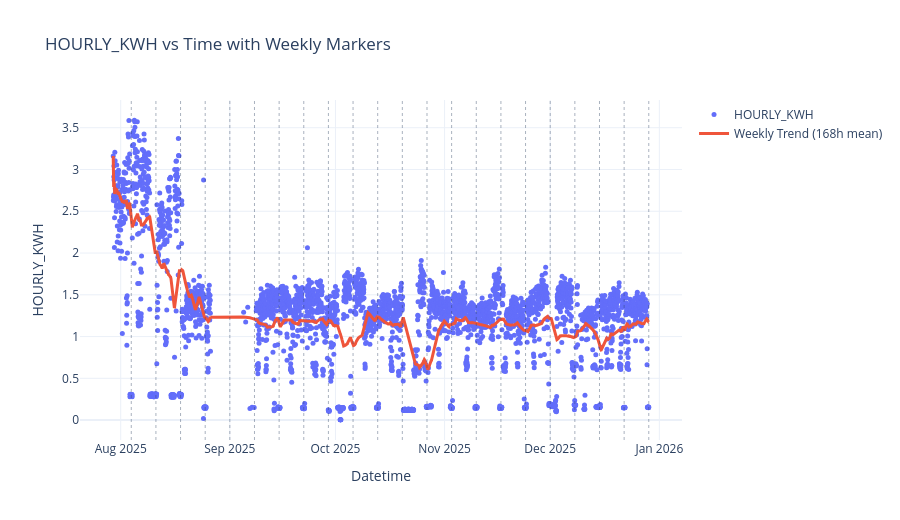

The cell this chart's notebook holds for it:
### Code cell
df = final_df.copy()
df.index = pd.to_datetime(df.index)

# Weekly rolling mean (7 days * 24 hours)
df["weekly_trend"] = df["HOURLY_KWH"].rolling(window=168, min_periods=1).mean()

fig = go.Figure()

# Scatter points
fig.add_trace(go.Scatter(
    x=df.index,
    y=df["HOURLY_KWH"],
    mode="markers",
    name="HOURLY_KWH",
    marker=dict(size=5),
    hovertemplate="Time: %{x}<br>KWH: %{y}<extra></extra>"
))

# Weekly trend line
fig.add_trace(go.Scatter(
    x=df.index,
    y=df["weekly_trend"],
    mode="lines",
    name="Weekly Trend (168h mean)",
    line=dict(width=3),
    hovertemplate="Time: %{x}<br>Weekly Avg: %{y}<extra></extra>"
))

# ---- Add weekly vertical markers (Mondays) ----
week_starts = df.resample("W-MON").first().index

for w in week_starts:
    fig.add_vline(
        x=w,
        line_width=1,
        line_dash="dot",
        opacity=0.4
    )

fig.update_layout(
    title="HOURLY_KWH vs Time with Weekly Markers",
    xaxis_title="Datetime",
    yaxis_title="HOURLY_KWH",
    template="plotly_white",
    hovermode="x unified",
    height=520
)

fig.show()

### Figure 1 — Plotly figure (JSON) as saved in the notebook; plotly's stock layout.template omitted (floating-point values rounded to 4 significant figures; data arrays with more than 128 entries replaced by an {"elided": "..."} marker saying what was removed)
{"data": [{"hovertemplate": "Time: %{x}<br>KWH: %{y}<extra></extra>", "marker": {"size": 5}, "mode": "markers", "name": "HOURLY_KWH", "type": "scatter", "x": {"elided": "3309 str values"}, "y": {"elided": "3309 float values"}}, {"hovertemplate": "Time: %{x}<br>Weekly Avg: %{y}<extra></extra>", "line": {"width": 3}, "mode": "lines", "name": "Weekly Trend (168h mean)", "type": "scatter", "x": {"elided": "3309 str values"}, "y": {"elided": "3309 float values"}}], "layout": {"height": 520, "hovermode": "x unified", "shapes": [{"line": {"dash": "dot", "width": 1}, "opacity": 0.4, "type": "line", "x0": "2025-08-04T00:00:00", "x1": "2025-08-04T00:00:00", "xref": "x", "y0": 0, "y1": 1, "yref": "y domain"}, {"line": {"dash": "dot", "width": 1}, "opacity": 0.4, "type": "line", "x0": "2025-08-11T00:00:00", "x1": "2025-08-11T00:00:00", "xref": "x", "y0": 0, "y1": 1, "yref": "y domain"}, {"line": {"dash": "dot", "width": 1}, "opacity": 0.4, "type": "line", "x0": "2025-08-18T00:00:00", "x1": "2025-08-18T00:00:00", "xref": "x", "y0": 0, "y1": 1, "yref": "y domain"}, {"line": {"dash": "dot", "width": 1}, "opacity": 0.4, "type": "line", "x0": "2025-08-25T00:00:00", "x1": "2025-08-25T00:00:00", "xref": "x", "y0": 0, "y1": 1, "yref": "y domain"}, {"line": {"dash": "dot", "width": 1}, "opacity": 0.4, "type": "line", "x0": "2025-09-01T00:00:00", "x1": "2025-09-01T00:00:00", "xref": "x", "y0": 0, "y1": 1, "yref": "y domain"}, {"line": {"dash": "dot", "width": 1}, "opacity": 0.4, "type": "line", "x0": "2025-09-08T00:00:00", "x1": "2025-09-08T00:00:00", "xref": "x", "y0": 0, "y1": 1, "yref": "y domain"}, {"line": {"dash": "dot", "width": 1}, "opacity": 0.4, "type": "line", "x0": "2025-09-15T00:00:00", "x1": "2025-09-15T00:00:00", "xref": "x", "y0": 0, "y1": 1, "yref": "y domain"}, {"line": {"dash": "dot", "width": 1}, "opacity": 0.4, "type": "line", "x0": "2025-09-22T00:00:00", "x1": "2025-09-22T00:00:00", "xref": "x", "y0": 0, "y1": 1, "yref": "y domain"}, {"line": {"dash": "dot", "width": 1}, "opacity": 0.4, "type": "line", "x0": "2025-09-29T00:00:00", "x1": "2025-09-29T00:00:00", "xref": "x", "y0": 0, "y1": 1, "yref": "y domain"}, {"line": {"dash": "dot", "width": 1}, "opacity": 0.4, "type": "line", "x0": "2025-10-06T00:00:00", "x1": "2025-10-06T00:00:00", "xref": "x", "y0": 0, "y1": 1, "yref": "y domain"}, {"line": {"dash": "dot", "width": 1}, "opacity": 0.4, "type": "line", "x0": "2025-10-13T00:00:00", "x1": "2025-10-13T00:00:00", "xref": "x", "y0": 0, "y1": 1, "yref": "y domain"}, {"line": {"dash": "dot", "width": 1}, "opacity": 0.4, "type": "line", "x0": "2025-10-20T00:00:00", "x1": "2025-10-20T00:00:00", "xref": "x", "y0": 0, "y1": 1, "yref": "y domain"}, {"line": {"dash": "dot", "width": 1}, "opacity": 0.4, "type": "line", "x0": "2025-10-27T00:00:00", "x1": "2025-10-27T00:00:00", "xref": "x", "y0": 0, "y1": 1, "yref": "y domain"}, {"line": {"dash": "dot", "width": 1}, "opacity": 0.4, "type": "line", "x0": "2025-11-03T00:00:00", "x1": "2025-11-03T00:00:00", "xref": "x", "y0": 0, "y1": 1, "yref": "y domain"}, {"line": {"dash": "dot", "width": 1}, "opacity": 0.4, "type": "line", "x0": "2025-11-10T00:00:00", "x1": "2025-11-10T00:00:00", "xref": "x", "y0": 0, "y1": 1, "yref": "y domain"}, {"line": {"dash": "dot", "width": 1}, "opacity": 0.4, "type": "line", "x0": "2025-11-17T00:00:00", "x1": "2025-11-17T00:00:00", "xref": "x", "y0": 0, "y1": 1, "yref": "y domain"}, {"line": {"dash": "dot", "width": 1}, "opacity": 0.4, "type": "line", "x0": "2025-11-24T00:00:00", "x1": "2025-11-24T00:00:00", "xref": "x", "y0": 0, "y1": 1, "yref": "y domain"}, {"line": {"dash": "dot", "width": 1}, "opacity": 0.4, "type": "line", "x0": "2025-12-01T00:00:00", "x1": "2025-12-01T00:00:00", "xref": "x", "y0": 0, "y1": 1, "yref": "y domain"}, {"line": {"dash": "dot", "width": 1}, "opacity": 0.4, "type": "line", "x0": "2025-12-08T00:00:00", "x1": "2025-12-08T00:00:00", "xref": "x", "y0": 0, "y1": 1, "yref": "y domain"}, {"line": {"dash": "dot", "width": 1}, "opacity": 0.4, "type": "line", "x0": "2025-12-15T00:00:00", "x1": "2025-12-15T00:00:00", "xref": "x", "y0": 0, "y1": 1, "yref": "y domain"}, {"line": {"dash": "dot", "width": 1}, "opacity": 0.4, "type": "line", "x0": "2025-12-22T00:00:00", "x1": "2025-12-22T00:00:00", "xref": "x", "y0": 0, "y1": 1, "yref": "y domain"}, {"line": {"dash": "dot", "width": 1}, "opacity": 0.4, "type": "line", "x0": "2025-12-29T00:00:00", "x1": "2025-12-29T00:00:00", "xref": "x", "y0": 0, "y1": 1, "yref": "y domain"}], "title": {"text": "HOURLY_KWH vs Time with Weekly Markers"}, "xaxis": {"title": {"text": "Datetime"}}, "yaxis": {"title": {"text": "HOURLY_KWH"}}}}
